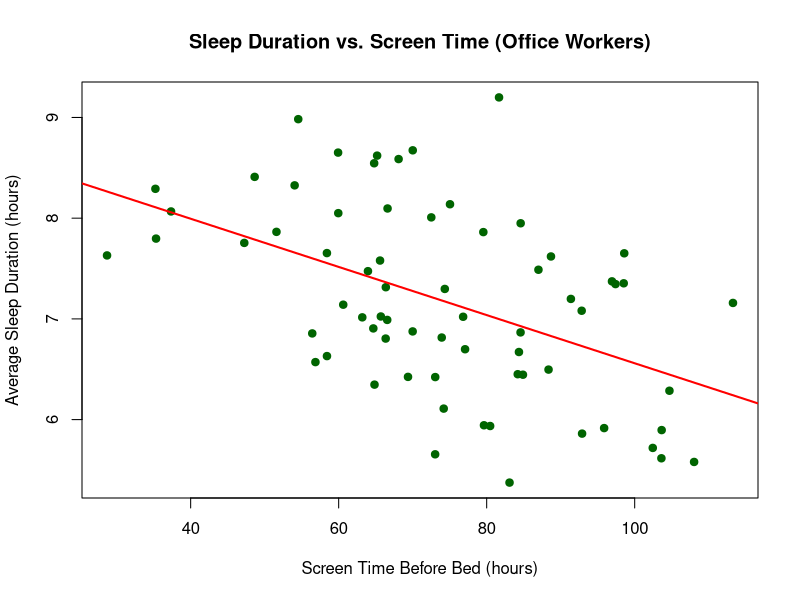

Source code (R):
## ---- chunk 1
knitr::opts_chunk$set(echo = TRUE)
## ---- chunk 2
SleepCogStudy <- read.csv("Resources/Sleep_Cognition_Study_f1PhaXA.csv")
screenTime <- SleepCogStudy$ScreenTimeBeforeBed
SleepDuration <- SleepCogStudy$AverageSleepDuration
## ---- chunk 3
#Filter the data
office_data <- subset(SleepCogStudy, OccupationType == "Office Worker")

AverageSleepDuration ~ ScreenTimeBeforeBed
model <- lm(AverageSleepDuration ~ ScreenTimeBeforeBed, data = office_data)
summary(model)
#plot(table(screenTime, SleepDuration))

plot(office_data$ScreenTimeBeforeBed, office_data$AverageSleepDuration,
     main = "Sleep Duration vs. Screen Time (Office Workers)",
     xlab = "Screen Time Before Bed (hours)",
     ylab = "Average Sleep Duration (hours)",
     pch = 19, col = "darkgreen")

abline(model, col = "red", lwd = 2)

## ---- chunk 4

## ---- chunk 5

## ---- chunk 6

